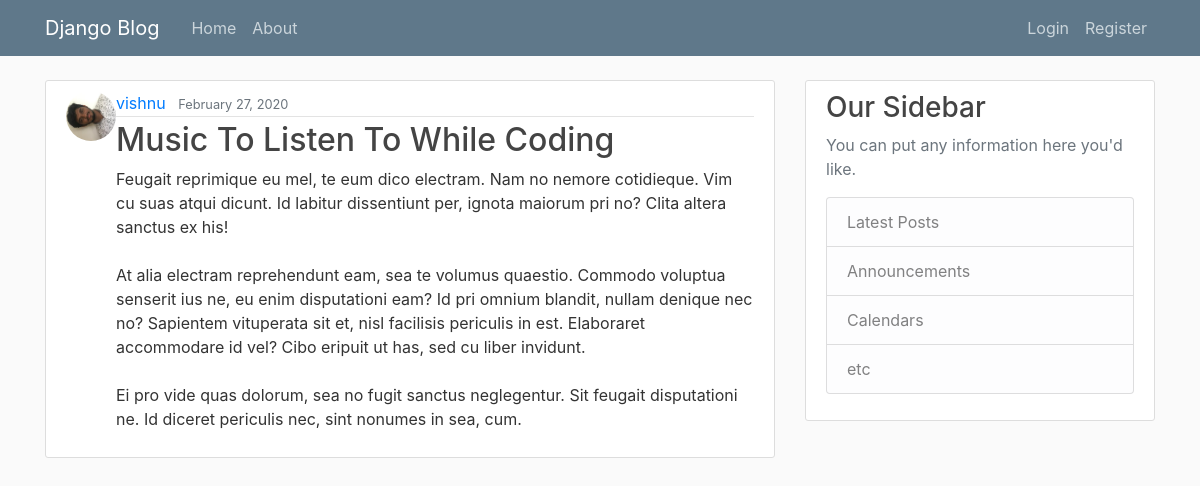
The page /post/22/ on the database its author committed.
### blog/models.py (models this page shows, shortened)
class Post(models.Model):
    title = models.CharField(max_length = 100)
    content = models.TextField()
    date_posted = models.DateTimeField(default = timezone.now)
    author = models.ForeignKey(User, on_delete=models.CASCADE )

### users/models.py (models this page shows, shortened)
class Profile(models.Model):
    user = models.OneToOneField(User, on_delete=models.CASCADE)
    image = models.ImageField(default='default.jpg', upload_to='profile_pics')

### blog/views.py (the view)
# urls.py: path('post/<int:pk>/', PostDetailView.as_view(), name = 'post-detail'),
class PostDetailView(DetailView):
    model = Post

### blog/templates/blog/post_detail.html (shortened to what this page needs)
{% extends "blog/base.html" %}
{% block content %}
    <article class="media content-section">
        <img class="rounded-circle article-image" src="{{ object.author.profile.image.url }}" height="50px" width="50px" />
        <div class="media-body">
            <div class="article-metadata">
                <a class="mr-2" href="{% url 'user-posts' object.author.username %}">{{ object.author }}</a>
                <small class="text-muted">{{ object.date_posted|date:"F d, Y" }}</small>
            </div>
            <h2 class="article-title">{{ object.title }}</h2>
            <p class="article-content">{{ object.content }}</p>
        </div>
    </article>
{% endblock content %}

### blog/static/blog/main.css (style rules this page uses)
body { background: #fafafa; color: #333333; margin-top: 5rem; }
h1, h2, h3, h4, h5, h6 { color: #444444; }
.content-section { background: #ffffff; padding: 10px 20px; border: 1px solid #dddddd; border-radius: 3px; margin-bottom: 20px; }
.article-title { color: #444444; }
.article-content { white-space: pre-line; }
.article-metadata { padding-bottom: 1px; margin-bottom: 4px; border-bottom: 1px solid #e3e3e3 }

### rows shown on the page
Post: author.profile.image (picture), author "vishnu", date_posted "February 27, 2020", title "Music To Listen To While Coding", content "Feugait reprimique eu mel, te eum dico electram. Nam no nemore cotidieque. Vim cu suas atqui dicunt. Id labitur dissentiunt per, ignota maiorum pri no? Clita altera sanctus ex his! At alia electram reprehendunt eam, sea te volumus quaestio. Commodo voluptua senserit ius ne, eu enim disputationi eam? Id pri omnium blandit, nullam denique nec no? Sapientem vituperata sit et, nisl facilisis periculis in est. Elaboraret accommodare id vel? Cibo eripuit ut has, sed cu liber invidunt. Ei pro vide quas dolorum, sea no fugit sanctus neglegentur. Sit feugait disputationi ne. Id diceret periculis nec, sint nonumes in sea, cum."
